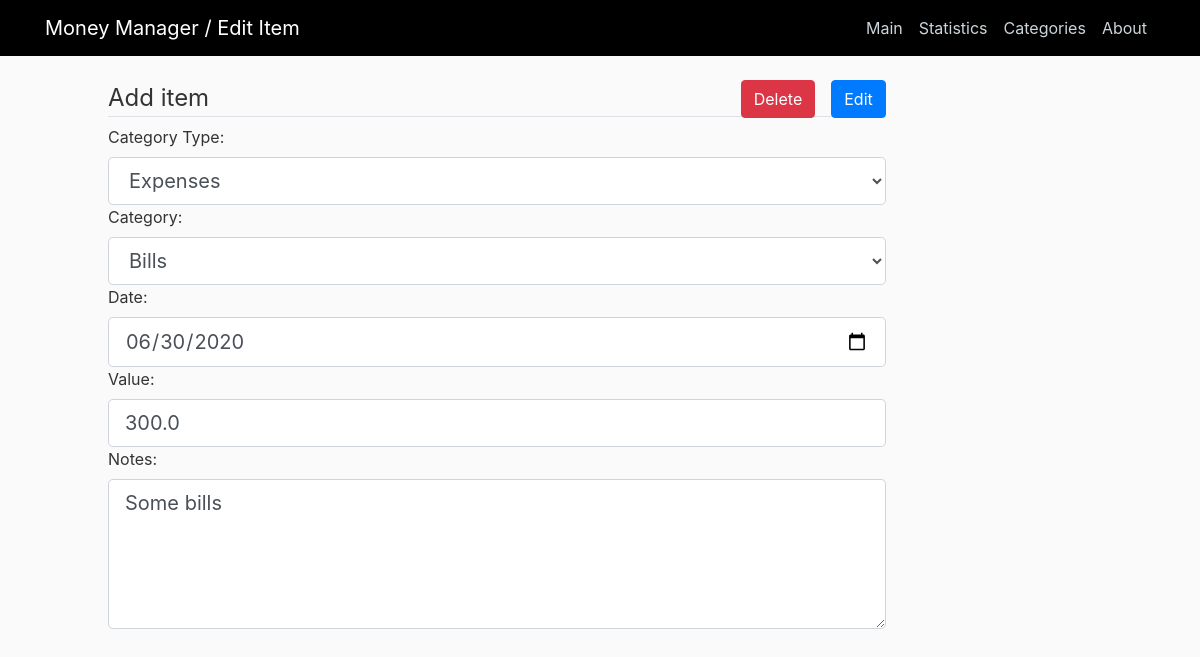
The app's page /edit/40/ (signed in) with its own data.
### home/models.py (models this page shows, shortened)
class Item(models.Model):
    category= models.ForeignKey(Category, related_name="items", on_delete=models.CASCADE)
    user = models.ForeignKey(User, on_delete=models.CASCADE)
    date = models.DateTimeField(default=timezone.now)
    value = models.FloatField()
    notes = models.TextField()

### home/views.py (the view)
# urls.py: path('edit/<int:id>/', views.edit_item, name="item-edit"),
@login_required
def edit_item(request, id):
    if request.method == "POST":
        item = Item.objects.filter(id=id).first()
        old_value = item.value
        form = AddItemForm(request.POST, instance=item)
        account = Account.objects.filter(user=request.user).first()
        if form.is_valid():
            if str(form.cleaned_data["category_type"]) == "Expenses":
                account.total_spendings = account.total_spendings - old_value
                account.total_spendings = account.total_spendings + form.cleaned_data.get("value")
                account.save()
            else:
                account.total_income = account.total_income - old_value
                account.total_income = account.total_income + form.cleaned_data.get("value")
                account.save()
            form.save()
            messages.success(request, "Item has been updated")
            return redirect("home")
    else:
        item = Item.objects.filter(id=id).first()
        form = AddItemForm(instance=item, initial={'category_type': item.category.category_type})
        return render(request, 'home/edititem.html', {'form': form, 'title': "Edit Item", 'id': id})

### home/forms.py
class AddItemForm(ModelForm):
    category_type = forms.ModelChoiceField(
        queryset=CategoryType.objects.all(),
        label="Category Type",
        widget=forms.Select(
            attrs={'class': 'category_type_list form-control form-control-lg'})
    )
    class Meta:
        model = Item
        widgets = {
            'category': forms.Select(attrs={'class': 'category_types form-control form-control-lg'}),
            'date': forms.DateInput(attrs={'class': 'date_field form-control form-control-lg', 'type': 'date'}),
            'value': forms.TextInput(attrs={'class': 'form-control form-control-lg'}),
            'notes': forms.Textarea(attrs={'class': 'form-control form-control-lg', 'style': 'height: 150px;'}),
        }
        fields = ['category_type', 'category', 'date', 'value', 'notes']

### home/models.py (called while the page is built)
    def __str__(self):
        return self.type_name

    def __str__(self):
        return self.name

### home/templates/home/edititem.html (shortened to what this page needs)
{% extends "home/base.html" %}
{% block content %}
<form action="#" method="post" id="ItemForm" category-url="{% url 'ajax_load_categories' %}">
    <legend class="border-bottom mb-2">Add item
        <input class="btn btn-primary float-right" type="submit" value="Edit">
        <a class="btn btn-danger float-right mr-3" style="color:#fff" href="{% url 'delete-item' id %}" >
            Delete
        </a>
    </legend>
    {{ form }}
</form>
{% endblock content %}

### home/static/home/main.css (style rules this page uses)
body { background: #fafafa; color: #333333; margin-top: 5rem; }

### records on screen
Item: category "Bills", date "06/30/2020", value "300.0", notes "Some bills"

### other values on screen
{{ title }} "Edit Item"
